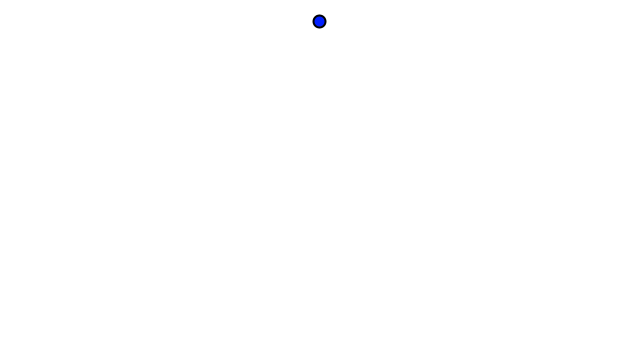
Frame 1 (no input)
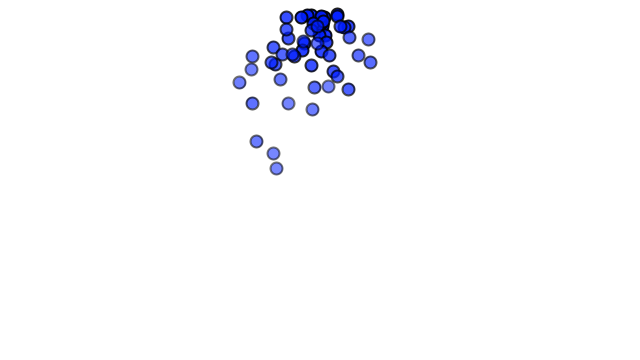
Frame 60 (the mouse pressed at the canvas centre just before this capture)
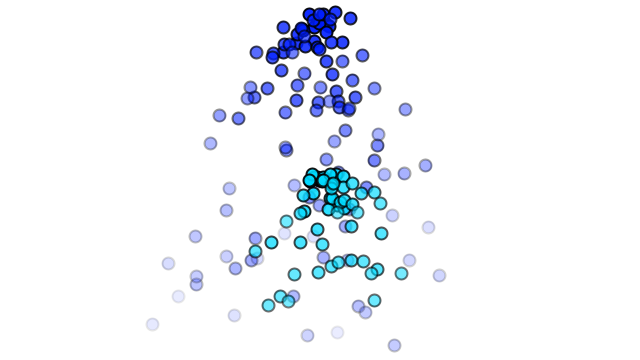
Frame 120 (the mouse held since frame 60 and released just before this capture)

The Processing sketch that drew these frames (run headless with seeded random() and noise(); from frame 60 on, the mouse is pressed at the canvas centre):

// Processing sketch: ParticleUniverse
// ── ParticleUniverse.pde
ArrayList<ParticleSystem> PU;

void setup()
{
  size(640, 360);
  smooth();
  PU = new ArrayList<ParticleSystem>();
  PU.add(new ParticleSystem(width/2, 20));
}

void draw()
{
  background(255); //<>//
  
  for(ParticleSystem ps : PU)
  {
    ps.addParticle();
    PVector gravity = new PVector(0, 0.05);
    ps.applyForce(gravity);
    ps.run();
  }
}

void mousePressed()
  {
    PU.add(new ParticleSystem(mouseX, mouseY));
  }

// ── Particle.pde
class Particle 
{
  PVector location;
  PVector velocity;
  PVector acceleration;
  
  float lifespan = 255;
  
  Particle(PVector origin)
  {
    acceleration = new PVector(0, 0.05);
    velocity = new PVector(random(-1.5, 1.5), random(-1, 1));
    location = origin.get();
  }
  
  void applyForce(PVector force)
  {
    acceleration.add(force);
  }
  
  void update()
  {
    velocity.add(acceleration);
    location.add(velocity);
    acceleration.mult(0);
    lifespan -= 2;
  }
  
  boolean isDead()
  {
    if(lifespan <= 0)
      return true;
    else
      return false;
  }
  
  void display(float r, float g, float b)
  {
    pushMatrix();
    colorMode(HSB, 255);
    stroke(0, lifespan);
    strokeWeight(2);
    //noStroke();
    fill(r, g, b, lifespan);
    ellipse(location.x, location.y, 12, 12);
    popMatrix();
  }
}

// ── ParticleSystem.pde
class ParticleSystem
{
  ArrayList<Particle> particles;
  PVector origin;
  float h;
  float s;
  float b;

  ParticleSystem(float x, float y)
  {
    particles = new ArrayList<Particle>();
    origin = new PVector(x, y);
    h = random(255);
    s = 255;
    b = 255;
  }
  
  void addParticle()
  {
    particles.add(new Particle(origin));
  }
  
  void applyForce(PVector force)
  {
    for(Particle p : particles)
    {
      //applyForce method form Particle
      p.applyForce(force);
    }
  }
  
  void run()
  {
    for(int i = particles.size()-1; i >= 0; i--)
    {
      Particle p = particles.get(i);
      p.update();
      p.display(h, s, b);
      
      if(p.isDead())
        particles.remove(i);
    }
  }
  
}
